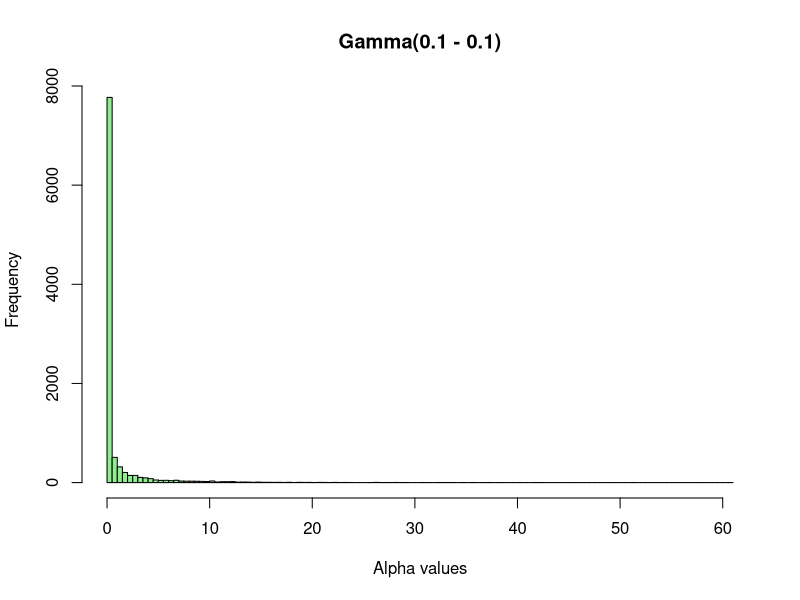
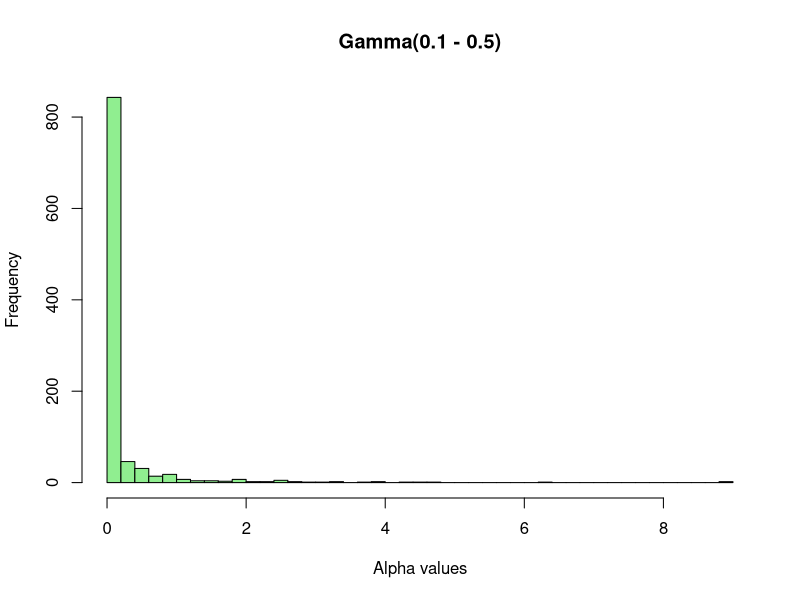
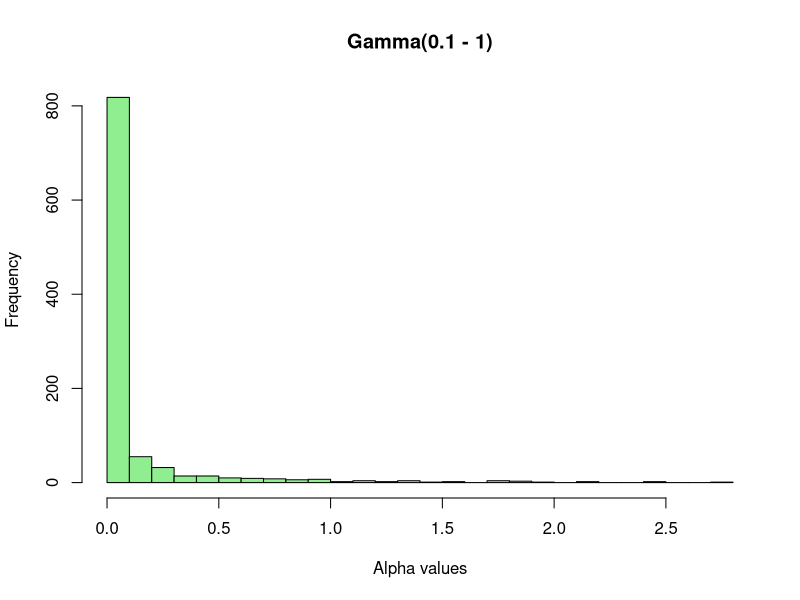
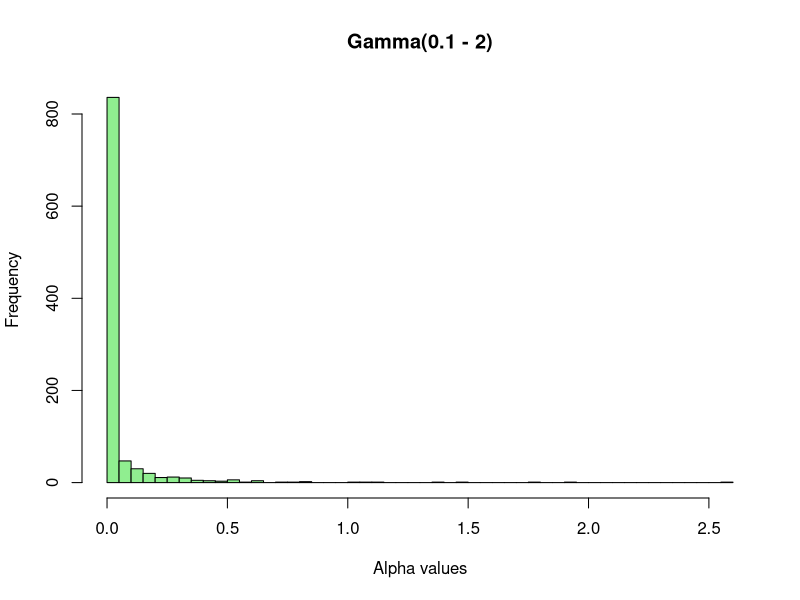
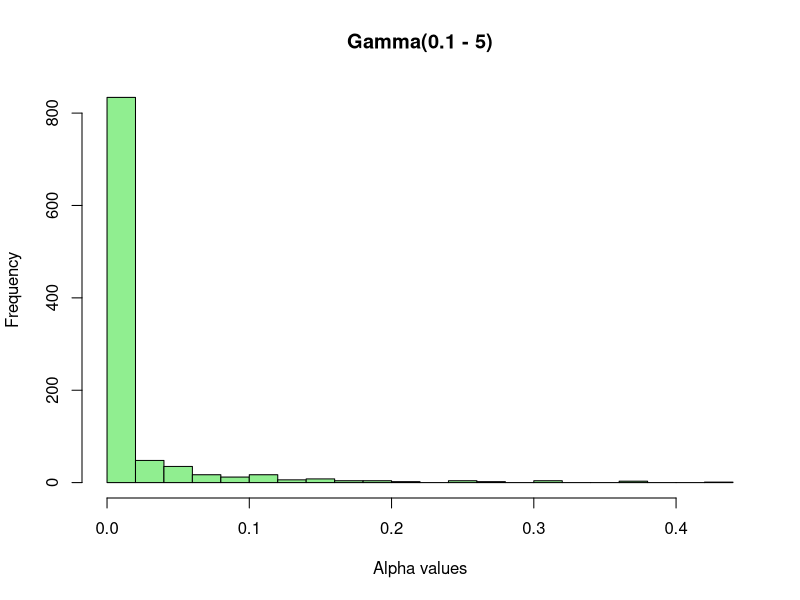
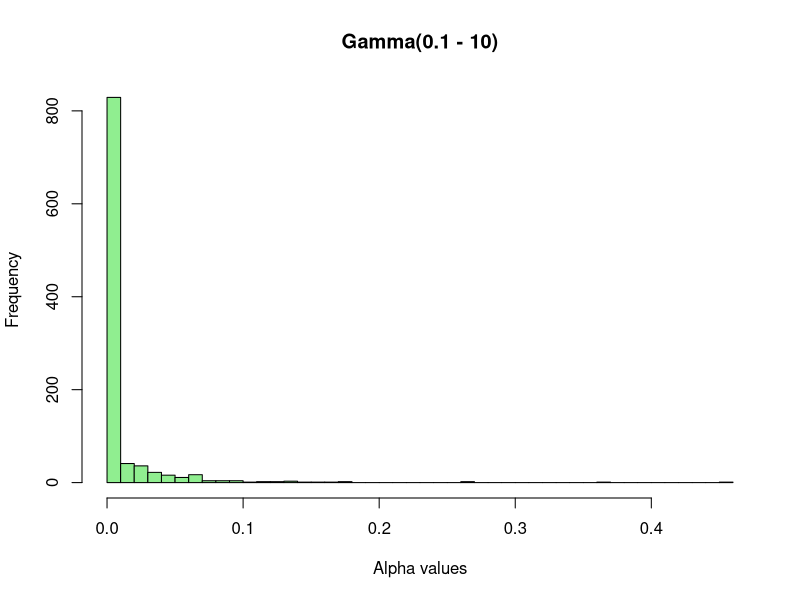
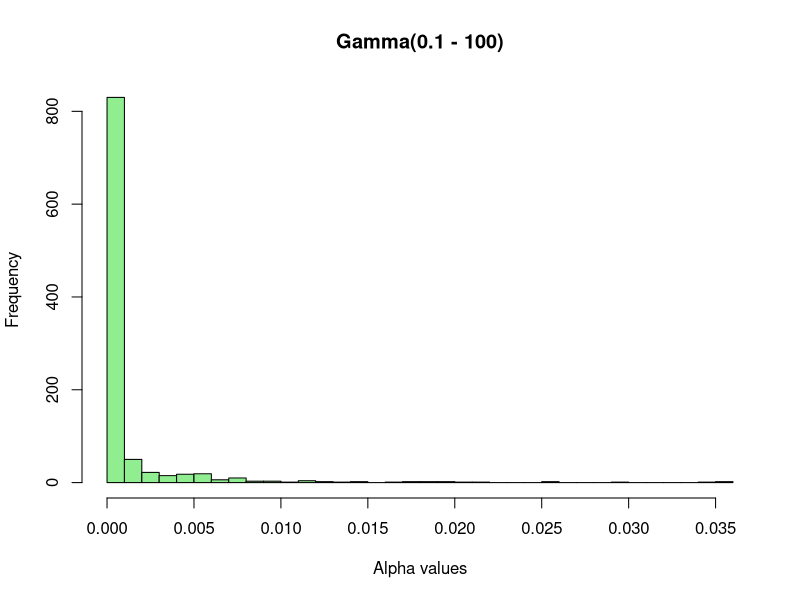
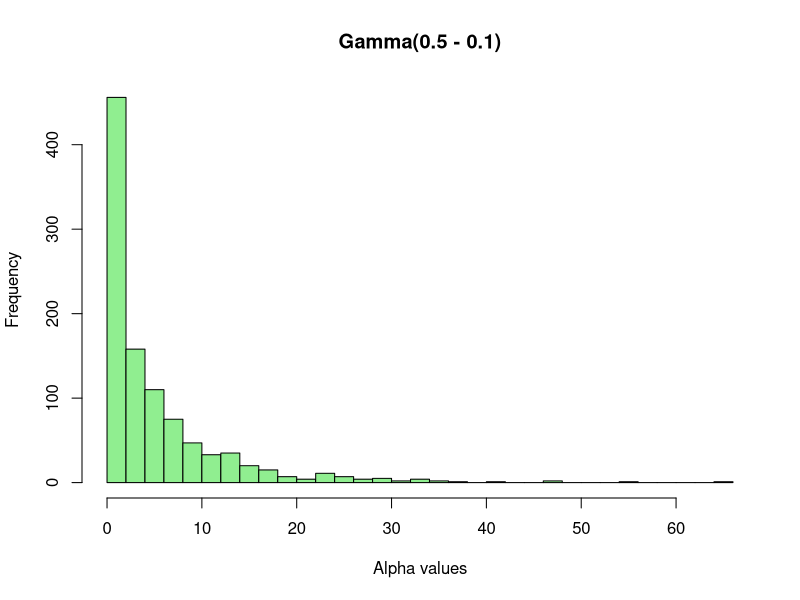

The R source for these figures, in order:
#!/usr/bin/env r

# Export plots to a pdf file
pdf("revised_r.pdf")

# Initializing variables and vectors to be used later
n <- 10000
v <- c(0.1, 0.5, 1, 2, 5, 10, 100)

parameters <- c()
s_mean <- c()
s_var <- c()
t_mean <- c()
t_var <- c()
dist <- c()
running_mean <- c()

# Every alpha in v 
for (alpha in v)
{
  # Iterating over every lambda for each alpha
  for (lambda in v)
  {
    # Store the sample parameters and creating name for each histogram
    title <- paste("Gamma(", alpha, " - ", lambda, ")", sep="")
    parameters <- append(parameters, title)
    
    # Generate a gamma distribution of size n for each of the pairs
    d <- rgamma(n, alpha, lambda)
    
    # Plot on a histogram
    hist(d,
         main = title,
         xlab = "Alpha values",
         col = "light green",
         breaks = "scott")

    # Store the sample means and variances of each pair in vectors
    s_mean <- append(s_mean, mean(d))
    s_var <- append(s_var, var(d))
    
    # Store the theoretical means and variances of the gamma distributions
    t_mean <- append(t_mean, alpha/lambda)
    t_var <- append(t_var, alpha/lambda^2)

    # Create a running sample mean from 1 to 1000 and storing it in the running_mean vector
    means <- c()
    
    n = 1
    while (n <= 1000)
    {
      means <- append(means, mean(d[1:n]))
      n = n + 1
    }
    
    running_mean <- append(running_mean, means)
  }
}

# Generate a table comparing each theoretical expected value and variance
# of the distribution with the sample mean and variance

table <- data.frame(gamma=parameters,
                  expectation=t_mean,
                  variance=t_var,
                  sample_mean=s_mean,
                  sample_var=s_var)

print(table)

# For each 1 < n < 1000, calculate the sample mean of the first n sample
# values, and plot them in a graph against n.

i = 1
# Iterate through every pair of alpha and lambda
# Every alpha in v 
for (alpha in v)
{
  # Iterating over every lambda for each alpha
  for (lambda in v)
  {
    # Initialize means, the vector to be plotted
    means <- c()
    
    # Iterate i through every 1000 instances of running_mean 49 times
    j = i
    while (i < (j + 1000))
    {
      means <- append(means, running_mean[i])
      i = i + 1
    }
    
    # Create title of the plot
    title <- paste("Gamma(", alpha, ", ", lambda, ") Sample Means", sep="")
    
    # Plot the means against n
    plot(seq(1, 1000, 1), means,
         col="orange",
         main=title,
         xlab = "Sample Size",
         ylab = "Means",
         pch=20,
         type="l")
  }
}

dev.off()
